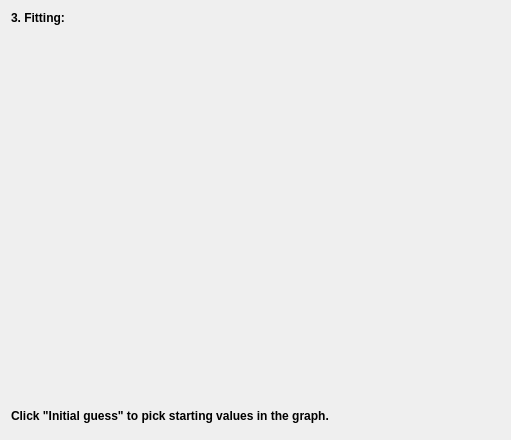
<?xml version="1.0" encoding="UTF-8"?>
<ui version="4.0">
 <class>Form</class>
 <widget class="QWidget" name="Form">
  <property name="geometry">
   <rect>
    <x>0</x>
    <y>0</y>
    <width>511</width>
    <height>440</height>
   </rect>
  </property>
  <property name="windowTitle">
   <string>Form</string>
  </property>
  <layout class="QVBoxLayout" name="verticalLayout">
   <item>
    <widget class="SqueezedLabel" name="modelLabel">
     <property name="font">
      <font>
       <weight>75</weight>
       <bold>true</bold>
      </font>
     </property>
     <property name="text">
      <string>3. Fitting:</string>
     </property>
    </widget>
   </item>
   <item>
    <widget class="QScrollArea" name="param_scroll">
     <property name="frameShape">
      <enum>QFrame::NoFrame</enum>
     </property>
     <property name="frameShadow">
      <enum>QFrame::Plain</enum>
     </property>
     <property name="widgetResizable">
      <bool>true</bool>
     </property>
     <widget class="QWidget" name="scrollAreaWidgetContents">
      <property name="geometry">
       <rect>
        <x>0</x>
        <y>0</y>
        <width>499</width>
        <height>372</height>
       </rect>
      </property>
     </widget>
    </widget>
   </item>
   <item>
    <widget class="QLabel" name="statusLabel">
     <property name="font">
      <font>
       <weight>75</weight>
       <bold>true</bold>
      </font>
     </property>
     <property name="text">
      <string>Click &quot;Initial guess&quot; to pick starting values in the graph.</string>
     </property>
    </widget>
   </item>
   <item>
    <widget class="QDialogButtonBox" name="buttonBox"/>
   </item>
  </layout>
 </widget>
 <customwidgets>
  <customwidget>
   <class>SqueezedLabel</class>
   <extends>QLabel</extends>
   <header>ufit.gui.common</header>
  </customwidget>
 </customwidgets>
 <resources/>
 <connections/>
</ui>
